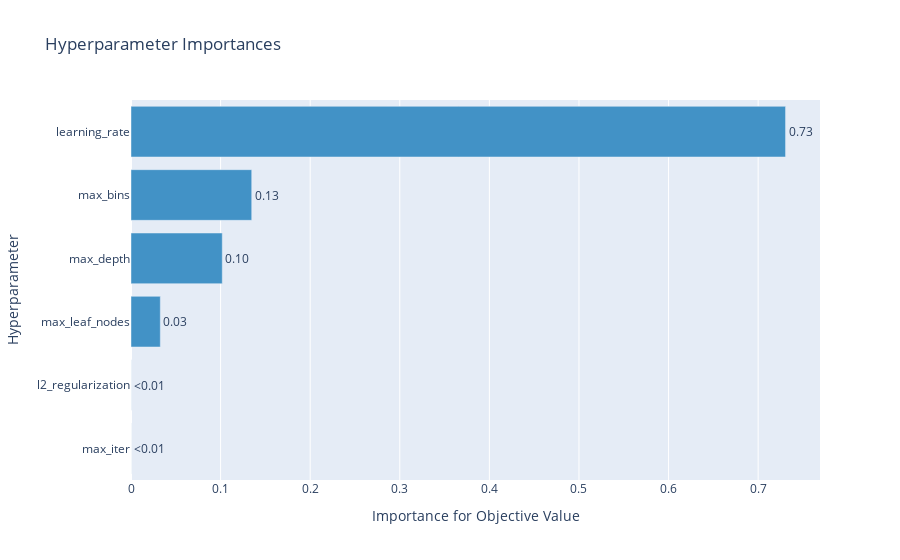

The cell this chart's notebook holds for it:
### Code cell
# hyper-parameter들의 중요도
optuna.visualization.plot_param_importances(study)

### Figure 1 — Plotly figure (JSON) as saved in the notebook; plotly's stock layout.template omitted (floating-point values rounded to 4 significant figures)
{"data": [{"cliponaxis": false, "hovertemplate": ["max_iter (CategoricalDistribution): 0.0<extra></extra>", "l2_regularization (FloatDistribution): 8.047689270182418e-05<extra></extra>", "max_leaf_nodes (IntDistribution): 0.03272500755474745<extra></extra>", "max_depth (IntDistribution): 0.10186804658763045<extra></extra>", "max_bins (IntDistribution): 0.13473997166012902<extra></extra>", "learning_rate (FloatDistribution): 0.7305864973047912<extra></extra>"], "marker": {"color": "rgb(66,146,198)"}, "orientation": "h", "text": ["<0.01", "<0.01", "0.03", "0.10", "0.13", "0.73"], "textposition": "outside", "type": "bar", "x": [0, 8.048e-05, 0.03273, 0.1019, 0.1347, 0.7306], "y": ["max_iter", "l2_regularization", "max_leaf_nodes", "max_depth", "max_bins", "learning_rate"]}], "layout": {"showlegend": false, "title": {"text": "Hyperparameter Importances"}, "xaxis": {"title": {"text": "Importance for Objective Value"}}, "yaxis": {"title": {"text": "Hyperparameter"}}}}
